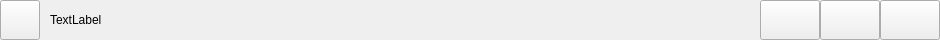
<?xml version="1.0" encoding="UTF-8"?>
<ui version="4.0">
 <class>TB</class>
 <widget class="QWidget" name="TB">
  <property name="geometry">
   <rect>
    <x>0</x>
    <y>0</y>
    <width>940</width>
    <height>40</height>
   </rect>
  </property>
  <property name="sizePolicy">
   <sizepolicy hsizetype="Expanding" vsizetype="Fixed">
    <horstretch>0</horstretch>
    <verstretch>0</verstretch>
   </sizepolicy>
  </property>
  <property name="minimumSize">
   <size>
    <width>170</width>
    <height>40</height>
   </size>
  </property>
  <property name="maximumSize">
   <size>
    <width>16777215</width>
    <height>40</height>
   </size>
  </property>
  <property name="windowTitle">
   <string>Form</string>
  </property>
  <layout class="QHBoxLayout" name="horizontalLayout">
   <property name="spacing">
    <number>0</number>
   </property>
   <property name="leftMargin">
    <number>0</number>
   </property>
   <property name="topMargin">
    <number>0</number>
   </property>
   <property name="rightMargin">
    <number>0</number>
   </property>
   <property name="bottomMargin">
    <number>0</number>
   </property>
   <item>
    <widget class="QToolButton" name="toolBtn">
     <property name="minimumSize">
      <size>
       <width>40</width>
       <height>40</height>
      </size>
     </property>
     <property name="maximumSize">
      <size>
       <width>40</width>
       <height>40</height>
      </size>
     </property>
     <property name="text">
      <string/>
     </property>
    </widget>
   </item>
   <item>
    <widget class="QWidget" name="spacer" native="true">
     <property name="sizePolicy">
      <sizepolicy hsizetype="Fixed" vsizetype="Fixed">
       <horstretch>0</horstretch>
       <verstretch>0</verstretch>
      </sizepolicy>
     </property>
     <property name="minimumSize">
      <size>
       <width>10</width>
       <height>40</height>
      </size>
     </property>
     <property name="maximumSize">
      <size>
       <width>10</width>
       <height>40</height>
      </size>
     </property>
    </widget>
   </item>
   <item>
    <widget class="QLabel" name="titleLabel">
     <property name="sizePolicy">
      <sizepolicy hsizetype="Ignored" vsizetype="Fixed">
       <horstretch>0</horstretch>
       <verstretch>0</verstretch>
      </sizepolicy>
     </property>
     <property name="minimumSize">
      <size>
       <width>0</width>
       <height>40</height>
      </size>
     </property>
     <property name="maximumSize">
      <size>
       <width>16777215</width>
       <height>40</height>
      </size>
     </property>
     <property name="text">
      <string>TextLabel</string>
     </property>
    </widget>
   </item>
   <item>
    <widget class="QPushButton" name="minBtn">
     <property name="sizePolicy">
      <sizepolicy hsizetype="Maximum" vsizetype="Fixed">
       <horstretch>0</horstretch>
       <verstretch>0</verstretch>
      </sizepolicy>
     </property>
     <property name="minimumSize">
      <size>
       <width>40</width>
       <height>40</height>
      </size>
     </property>
     <property name="maximumSize">
      <size>
       <width>60</width>
       <height>40</height>
      </size>
     </property>
     <property name="text">
      <string/>
     </property>
    </widget>
   </item>
   <item>
    <widget class="QPushButton" name="sizeBtn">
     <property name="sizePolicy">
      <sizepolicy hsizetype="Maximum" vsizetype="Fixed">
       <horstretch>0</horstretch>
       <verstretch>0</verstretch>
      </sizepolicy>
     </property>
     <property name="minimumSize">
      <size>
       <width>40</width>
       <height>40</height>
      </size>
     </property>
     <property name="maximumSize">
      <size>
       <width>60</width>
       <height>40</height>
      </size>
     </property>
     <property name="text">
      <string/>
     </property>
    </widget>
   </item>
   <item>
    <widget class="QPushButton" name="closeBtn">
     <property name="sizePolicy">
      <sizepolicy hsizetype="Maximum" vsizetype="Fixed">
       <horstretch>0</horstretch>
       <verstretch>0</verstretch>
      </sizepolicy>
     </property>
     <property name="minimumSize">
      <size>
       <width>40</width>
       <height>40</height>
      </size>
     </property>
     <property name="maximumSize">
      <size>
       <width>60</width>
       <height>40</height>
      </size>
     </property>
     <property name="text">
      <string/>
     </property>
    </widget>
   </item>
  </layout>
 </widget>
 <resources/>
 <connections/>
</ui>
